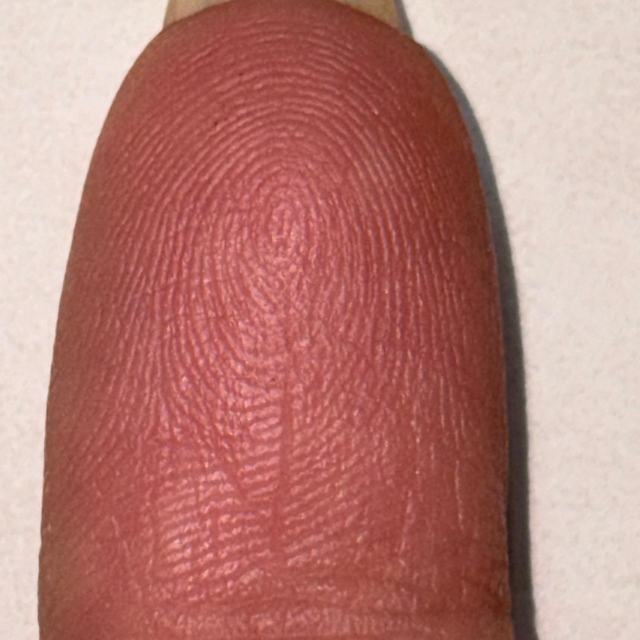
#> input picture aya_test.jpg, 1280 x 1280 px (shown at 1/2 size)
$ python -i fingerprint_matcher.py   (imports and definitions only)   (older library calls are emulated)
#> lines starting #> are read from the running program, lines starting #| are printed output that depends on the picture; after the words box and inside, x2 and y2 are one past the last pixel; in counts of white or black regions, pixels touching at a corner belong together
"""
Fingerprint Team Identification System
======================================
- Dataset: folder of colour phone images, one subfolder per teammate
- Enroll: builds a gallery from all images in each teammate's folder
- Match: given a probe image path, identifies the teammate (or rejects)

Usage:
  python fingerprint_matcher.py --dataset ./dataset --probe ./probe.jpg
 KERMINA & HEND
"""

import os
import sys
import cv2
import argparse
import numpy as np
from pathlib import Path


# =========================================================
# CONFIG
# =========================================================

SUPPORTED_EXTS = {".jpg", ".jpeg", ".png", ".bmp", ".tif", ".tiff"}

MATCH_THRESHOLD = 0.55

ROTATIONS = [-10, -5, 0, 5, 10]


# =========================================================
# PREPROCESSING
# =========================================================

def preprocess(img_path: str, size=(256, 256)):

#> called with img_path = 'aya_test.jpg', size = (256, 256)
    img = cv2.imread(str(img_path))
#> img is the input picture: shape (1280, 1280, 3); mean B, G, R 119.6, 126.5, 184

    if img is None:
        raise FileNotFoundError(f"Cannot read image: {img_path}")

    gray = cv2.cvtColor(img, cv2.COLOR_BGR2GRAY)
    gray = cv2.resize(gray, size)
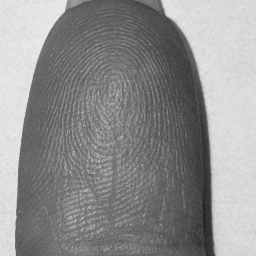
#> gray: shape (256, 256); min 32, max 236, mean 142.9

    clahe = cv2.createCLAHE(
        clipLimit=3.0,
        tileGridSize=(8, 8)
    )
    gray = clahe.apply(gray)
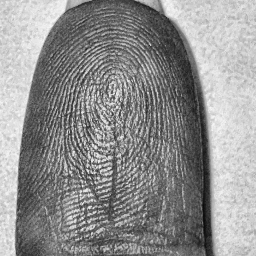
#> gray: shape (256, 256); min 11, max 246, mean 143.9

    gray = cv2.bilateralFilter(gray, 7, 50, 50)
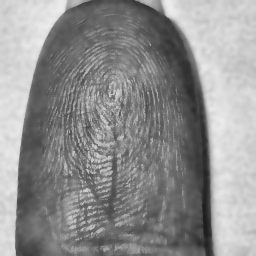
#> gray: shape (256, 256); min 29, max 236, mean 143.5

    thresh = cv2.adaptiveThreshold(
        gray,
        255,
        cv2.ADAPTIVE_THRESH_GAUSSIAN_C,
        cv2.THRESH_BINARY,
        15,
        2
    )
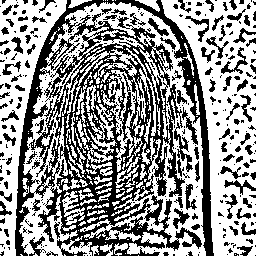
#> thresh: shape (256, 256); 57.8% white; 352 black regions (252 under 20 px), largest, box (x1, y1, x2, y2) and area: (15, 0, 214, 256) 20913, (221, 47, 248, 74) 191, (185, 16, 209, 42) 161

    return 255 - thresh


# =========================================================
# ROTATION
# =========================================================

def rotate_image(img, angle):

    h, w = img.shape
    center = (w // 2, h // 2)

    matrix = cv2.getRotationMatrix2D(
        center,
        angle,
        1.0
    )

    return cv2.warpAffine(
        img,
        matrix,
        (w, h)
    )


# =========================================================
# FEATURE EXTRACTION
# =========================================================

class HybridExtractor:

    def __init__(self):

        self.orb = cv2.ORB_create(
            nfeatures=1000,
            scaleFactor=1.2,
            nlevels=8
        )

        self.gabor_kernels = self.build_gabor()

    def build_gabor(self):

        kernels = []

        for theta in np.arange(0, np.pi, np.pi / 8):

            kernel = cv2.getGaborKernel(
                (21, 21),
                4.0,
                theta,
                10.0,
                0.5,
                0,
                ktype=cv2.CV_32F
            )

            kernels.append(kernel)

        return kernels

    def extract(self, img):

        keypoints, descriptors = self.orb.detectAndCompute(
            img,
            None
        )

        gabor_features = []

        img_f = img.astype(np.float32) / 255.0

        for k in self.gabor_kernels:

            filtered = cv2.filter2D(
                img_f,
                cv2.CV_32F,
                k
            )

            gabor_features.append(np.mean(filtered))
            gabor_features.append(np.std(filtered))

        gabor_vec = np.array(
            gabor_features,
            dtype=np.float32
        )

        norm = np.linalg.norm(gabor_vec)

        if norm > 0:
            gabor_vec /= norm

        return {
            "descriptors": descriptors,
            "gabor": gabor_vec
        }


# =========================================================
# IDENTIFIER + VERIFIER
# =========================================================

class FingerprintVerifier:

    def __init__(self):

        self.extractor = HybridExtractor()

        # stores all users
        self.gallery = {}

    # =====================================================
    # ENROLL ALL USERS
    # =====================================================
    # [89 lines left out: functions enroll, similarity, not called in this run]

    # =====================================================
    # IDENTIFICATION (find who this is)
    # =====================================================
    def identify(self, probe_path):

        img = preprocess(probe_path)

        best_user = None
        best_score = -1.0

        for angle in ROTATIONS:

            rotated = rotate_image(
                img,
                angle
            )

            probe_feat = self.extractor.extract(
                rotated
            )

            for user, templates in self.gallery.items():

                for temp in templates:

                    score = self.similarity(
                        probe_feat,
                        temp
                    )

                    if score > best_score:
                        best_score = score
                        best_user = user
#> this loop made 5 passes
#> pass 1, in identify, `rotated = rotate_image( img, angle )`:
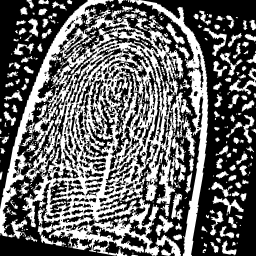
#> rotated: shape (256, 256); min 0, max 255, mean 102.2
#> pass 2, in identify, `rotated = rotate_image( img, angle )`:
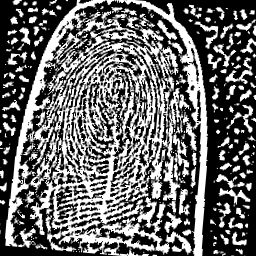
#> rotated: shape (256, 256); min 0, max 255, mean 104.3
#> after the loop:
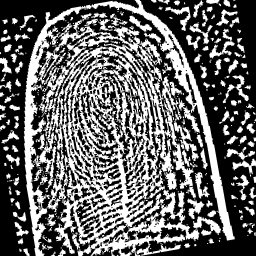
#> rotated: shape (256, 256); min 0, max 255, mean 101.8
#> after the loop, best_score = -1

        if best_score >= MATCH_THRESHOLD:
            return best_user, best_score

        return None, best_score

    # =====================================================
    # VERIFICATION (is this claimed user?)
    # =====================================================
    # [119 lines left out: functions verify, run, interactive, main, not called in this run]


# [2 lines not run here, left out]


"""Methodology:
Designed for low-quality phone fingerprint images.
Uses preprocessing (CLAHE, bilateral filter, adaptive thresholding)to improve contrast and reduce noise.
rotation augmentation to handle finger angle changes.
hybrid ORB + Gabor features to capture both local ridge details and overall fingerprint texture for more robust identification."""

>>> result = FingerprintVerifier().identify('aya_test.jpg')

$ run again, on kermina_test.jpg
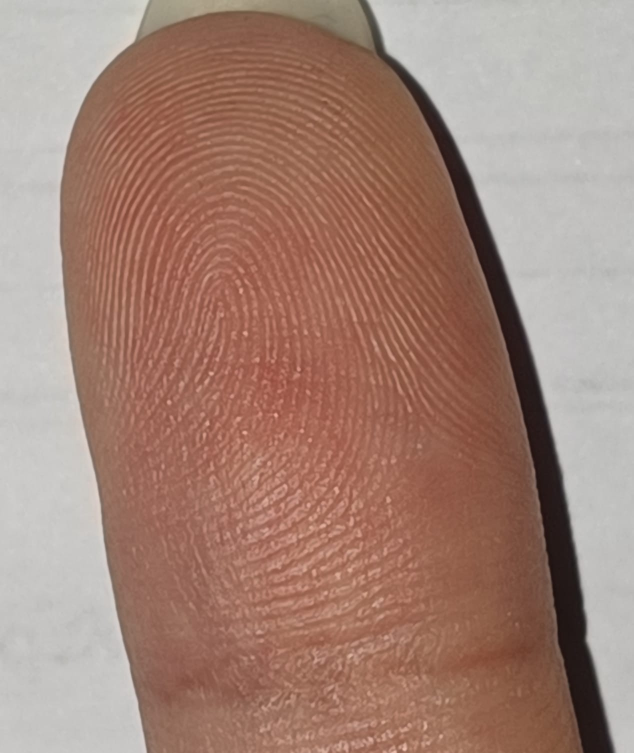
#> input picture kermina_test.jpg, 1267 x 1505 px (shown at 1/2 size)
#> in preprocess, img is the input picture: shape (1505, 1267, 3); mean B, G, R 118.3, 130.8, 162.9
#> in preprocess, `thresh = cv2.adaptiveThreshold( gray, 255, cv2.ADAPTIVE_THRESH_GAUSSIA..`:
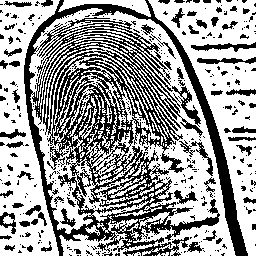
#> thresh: shape (256, 256); 61.5% white; 400 black regions (329 under 20 px), largest, box (x1, y1, x2, y2) and area: (24, 0, 248, 256) 19481, (172, 86, 201, 127) 296, (191, 42, 256, 52) 291
#> after the loop in identify, `for angle in ROTATIONS:`:
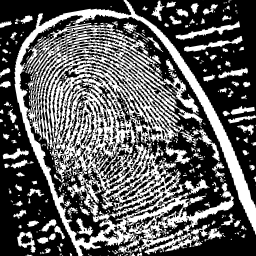
#> rotated: shape (256, 256); min 0, max 255, mean 93.9
#> after the loop in identify, `for angle in ROTATIONS:`: best_score = -1

$ run again, on mark_test.jpg
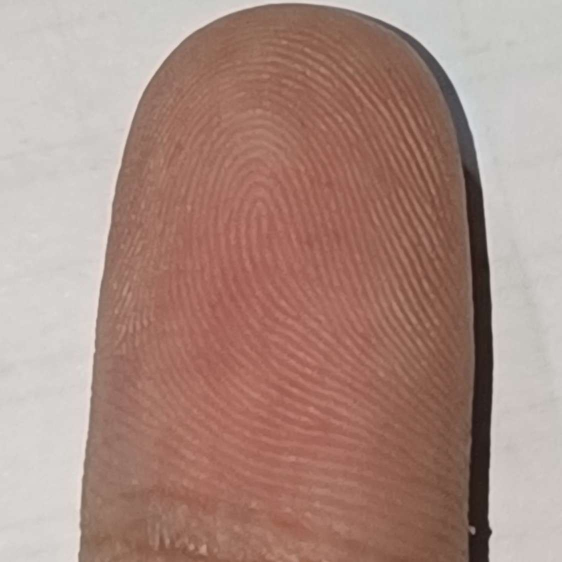
#> input picture mark_test.jpg, 1124 x 1124 px (shown at 1/2 size)
#> in preprocess, img is the input picture: shape (1124, 1124, 3); mean B, G, R 129.4, 139.2, 170.2
#> in preprocess, `thresh = cv2.adaptiveThreshold( gray, 255, cv2.ADAPTIVE_THRESH_GAUSSIA..`:
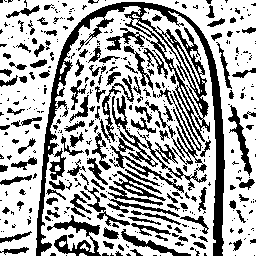
#> thresh: shape (256, 256); 66.9% white; 424 black regions (289 under 20 px), largest, box (x1, y1, x2, y2) and area: (36, 2, 225, 256) 6481, (112, 95, 207, 191) 1570, (47, 215, 101, 256) 794
#> after the loop in identify, `for angle in ROTATIONS:`:
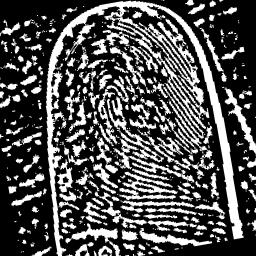
#> rotated: shape (256, 256); min 0, max 255, mean 80.3
#> after the loop in identify, `for angle in ROTATIONS:`: best_score = -1
